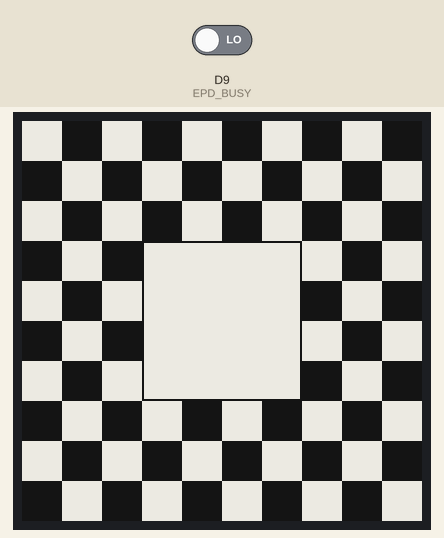
Simulated run of this sketch. Board: Seeed XIAO (SAMD21). Parts: 200×200 one-colour display. The test bench sets the inputs (shaded band); at power-on: D9 (EPD_BUSY) LOW. What the sketch prints to the serial monitor is not drawn.

Above: at 8.7 s.
At 10.9 s:
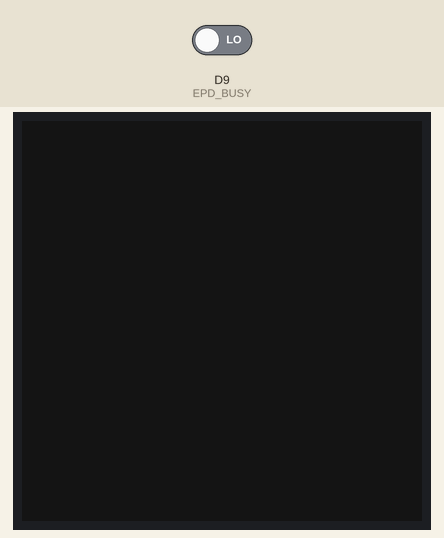
At 13.6 s:
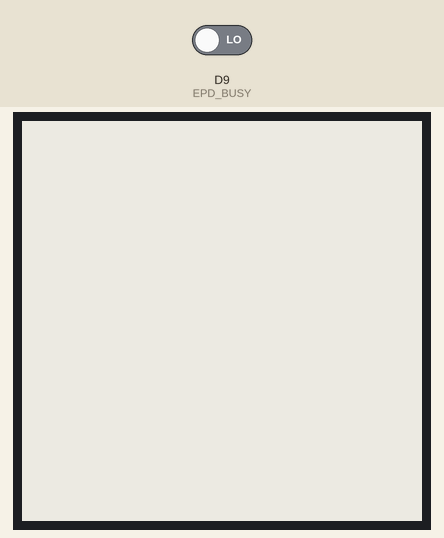

Measured:
- what the display in image 0 shows lasts 2.2 s, from 8.7 s to 10.9 s
- what the display in image 1 shows lasts 2.7 s, from 10.9 s to 13.6 s

The sketch:

epd_test.ino
```cpp
// Display diagnostic for the 1.54" SSD1681 panel (GDEH0154D67 / GDEY0154D67 /
// Waveshare 1.54" V2) on the Xiao nRF52840. Standalone sketch - open this folder
// in the Arduino IDE, NOT the main graytimer sketch.
//
// Requires BUSY wired to D9 (any free GPIO works - change EPD_BUSY). With the
// library diagnostics on, a healthy panel prints "_Update_Full : ~2000000" (µs)
// and visibly flashes white -> black -> checkerboard, then alternates black/white
// forever so the breakout's boost rails can be probed with a meter.
// "Busy Timeout!" = controller not answering.  Sane times but no image change =
// the high-voltage boost is dead (see docs/HARDWARE.md, Repair log).
// Serial monitor at 115200.
#include <GxEPD2_BW.h>

#define EPD_CS   D1
#define EPD_DC   D3
#define EPD_RST  D0
#define EPD_BUSY D9

GxEPD2_BW<GxEPD2_154_D67, GxEPD2_154_D67::HEIGHT> display(
  GxEPD2_154_D67(EPD_CS, EPD_DC, EPD_RST, EPD_BUSY));

void setup() {
  Serial.begin(115200);
  while (!Serial) delay(10);
  Serial.println("\n=== EPD diagnostic ===");

  pinMode(EPD_BUSY, INPUT);
  Serial.print("BUSY idle level (expect 0 = LOW): ");
  Serial.println(digitalRead(EPD_BUSY));

  // init(serial_diag_bitrate, initial, reset_duration_ms, pulldown_rst_mode)
  // With diag enabled the library prints "_PowerOn : N" / "_Update_Full : N"
  // (N = ms spent waiting on BUSY) or "Busy Timeout!" if BUSY never rises/falls.
  display.init(115200, true, 2, false);

  Serial.println("Full refresh: all WHITE");
  display.setFullWindow();
  display.firstPage();
  do { display.fillScreen(GxEPD_WHITE); } while (display.nextPage());
  delay(1000);

  Serial.println("Full refresh: all BLACK");
  display.firstPage();
  do { display.fillScreen(GxEPD_BLACK); } while (display.nextPage());
  delay(1000);

  Serial.println("Full refresh: checkerboard + box");
  display.firstPage();
  do {
    display.fillScreen(GxEPD_WHITE);
    for (int y = 0; y < 200; y += 20)
      for (int x = 0; x < 200; x += 20)
        if (((x + y) / 20) & 1) display.fillRect(x, y, 20, 20, GxEPD_BLACK);
    display.fillRect(60, 60, 80, 80, GxEPD_WHITE);
    display.drawRect(60, 60, 80, 80, GxEPD_BLACK);
  } while (display.nextPage());

  Serial.println("Now refreshing black/white forever so the HV rails can be probed.");
}

void loop() {
  static bool black = false;
  black = !black;
  display.firstPage();
  do { display.fillScreen(black ? GxEPD_BLACK : GxEPD_WHITE); } while (display.nextPage());
  delay(500);
}
```
